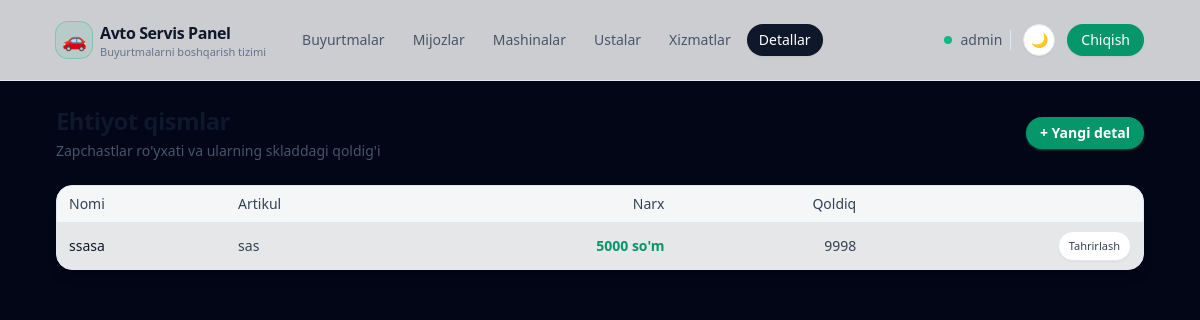
Page /parts/ (signed in) on the earlier database version.
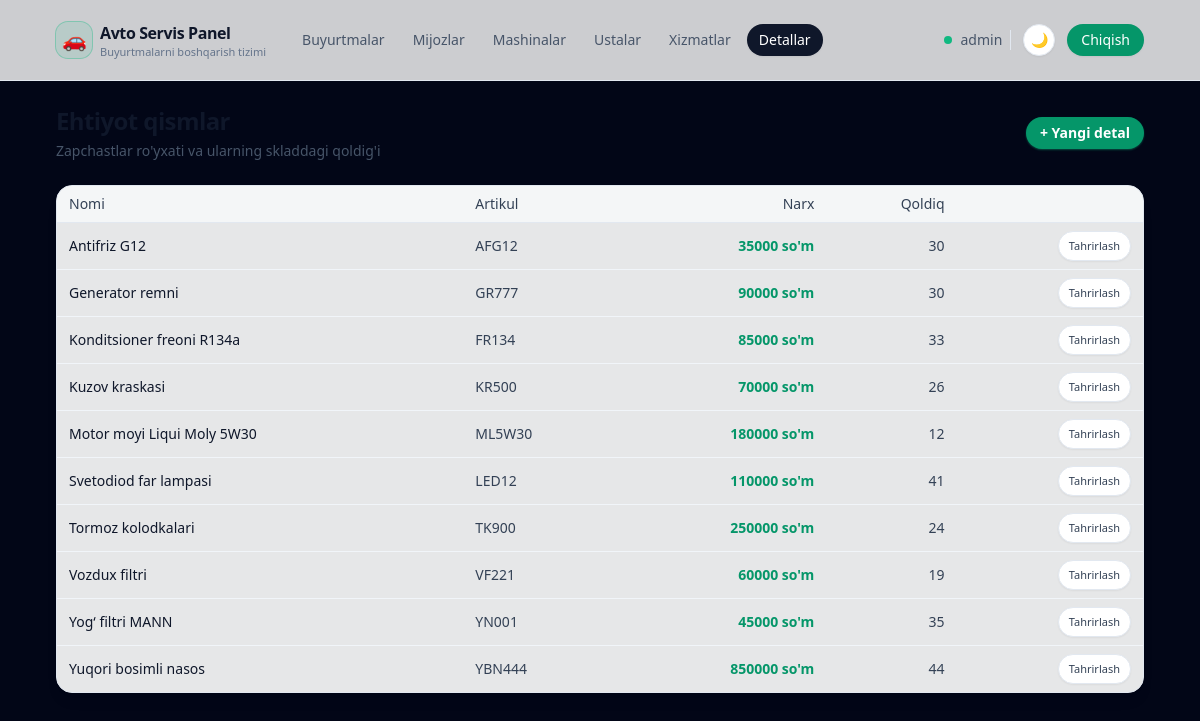
Same page on the later database version.
### apps/models.py (models this page shows, shortened)
class Part(models.Model):
    name = models.CharField(_("Part name"), max_length=255)
    article = models.CharField(
        _("Article"), max_length=100, unique=True, db_index=True
    )
    price = models.DecimalField(_("Price"), max_digits=12, decimal_places=2)
    stock_quantity = models.PositiveIntegerField(_("Stock quantity"), default=0)
    class Meta:
        verbose_name = _("Part")
        verbose_name_plural = _("Parts")

### apps/views/services.py (the view)
# urls.py: path("parts/", part_list, name="part_list"),
@login_required
def part_list(request):
    parts = Part.objects.all().order_by("name")
    return render(request, "services/part_list.jinja", {"parts": parts})

### templates/services/part_list.jinja (shortened to what this page needs)
{% extends "base.html" %}
{% block content %}
<div class="flex items-center justify-between mb-6">
    <div class="space-y-1">
        <h1 class="text-xl sm:text-2xl font-semibold tracking-tight text-slate-900 dark:text-white">Ehtiyot qismlar</h1>
        <p class="text-xs sm:text-sm text-slate-600 dark:text-slate-400">
            Zapchastlar ro'yxati va ularning skladdagi qoldig'i
        </p>
    </div>
    <a href="{% url 'apps:part_create' %}"
       class="inline-flex items-center rounded-full bg-emerald-600 hover:bg-emerald-500 px-3.5 py-1.5 text-xs sm:text-sm font-semibold text-white shadow-sm shadow-emerald-500/40 hover:shadow-md">
        + Yangi detal
    </a>
</div>
<div class="rounded-2xl border border-slate-200 dark:border-slate-800 bg-white/90 dark:bg-slate-950/60 overflow-hidden shadow-lg shadow-black/5 dark:shadow-black/40">
    <div class="overflow-x-auto">
        <table class="min-w-full text-xs sm:text-sm">
            <thead class="bg-slate-50/80 dark:bg-slate-900/80 text-slate-700 dark:text-slate-300 border-b border-slate-200 dark:border-slate-800">
            <tr>
                <th class="px-3 py-2 text-left font-medium">Nomi</th>
                <th class="px-3 py-2 text-left font-medium">Artikul</th>
                <th class="px-3 py-2 text-right font-medium">Narx</th>
                <th class="px-3 py-2 text-right font-medium">Qoldiq</th>
                <th class="px-3 py-2 text-right font-medium"></th>
            </tr>
            </thead>
            <tbody class="divide-y divide-slate-100 dark:divide-slate-800">
            {% for part in parts %}
                <tr class="hover:bg-slate-50 dark:hover:bg-slate-900/70">
                    <td class="px-3 py-2 text-slate-900 dark:text-slate-100">{{ part.name }}</td>
                    <td class="px-3 py-2 text-slate-700 dark:text-slate-300">{{ part.article }}</td>
                    <td class="px-3 py-2 text-right text-emerald-600 dark:text-emerald-400 font-semibold">
                        {{ part.price|floatformat:0 }} so'm
                    </td>
                    <td class="px-3 py-2 text-right text-slate-700 dark:text-slate-100">
                        {{ part.stock_quantity }}
                    </td>
                    <td class="px-3 py-2 text-right">
                        <a href="{% url 'apps:part_update' part.pk %}"
                           class="inline-flex items-center rounded-full border border-slate-200 dark:border-slate-700 px-2.5 py-1 text-[11px] font-medium text-slate-700 dark:text-slate-200 bg-white dark:bg-slate-900/70 hover:bg-slate-100 dark:hover:bg-slate-800 transition-colors shadow-sm">
                            Tahrirlash
                        </a>
                    </td>
                </tr>
            {% empty %}
                <tr>
                    <td colspan="5" class="px-3 py-4 text-center text-slate-500 dark:text-slate-500">
                        Ehtiyot qismlar hozircha kiritilmagan
                    </td>
                </tr>
            {% endfor %}
            </tbody>
        </table>
    </div>
</div>
{% endblock %}

Differences in the rows shown:
removed Part: name "ssasa", article "sas", price "5000", stock_quantity "9998"
added Part: name "Antifriz G12", article "AFG12", price "35000", stock_quantity "30"
added Part: name "Generator remni", article "GR777", price "90000", stock_quantity "30"
added Part: name "Konditsioner freoni R134a", article "FR134", price "85000", stock_quantity "33"
added Part: name "Kuzov kraskasi", article "KR500", price "70000", stock_quantity "26"
added Part: name "Motor moyi Liqui Moly 5W30", article "ML5W30", price "180000", stock_quantity "12"
added Part: name "Svetodiod far lampasi", article "LED12", price "110000", stock_quantity "41"
added Part: name "Tormoz kolodkalari", article "TK900", price "250000", stock_quantity "24"
added Part: name "Vozdux filtri", article "VF221", price "60000", stock_quantity "19"
added Part: name "Yog‘ filtri MANN", article "YN001", price "45000", stock_quantity "35"
added Part: name "Yuqori bosimli nasos", article "YBN444", price "850000", stock_quantity "44"
